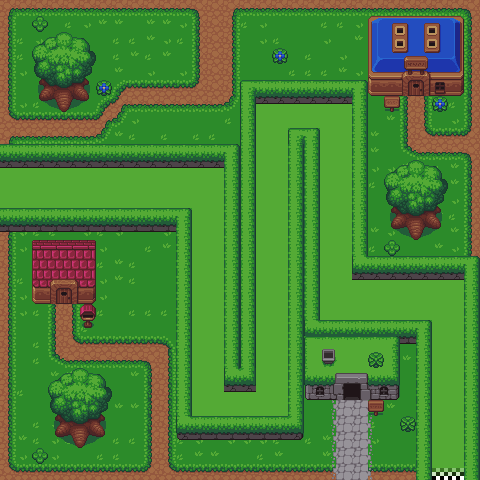

This is a level from a 2D game, rendered from its Tiled map with the project's own tilesets. A one-line summary and the map file follow, with tile-layer data summarised:
An orthogonal 30x30 tile map with 16x16 px tiles, 5 tile layers (ground, details, level, finish, ...) and 17 objects.

<map version="1.10" tiledversion="1.10.1" orientation="orthogonal" renderorder="right-down" width="30" height="30" tilewidth="16" tileheight="16" infinite="0" nextlayerid="13" nextobjectid="22">
 <editorsettings>
  <export target="Level3.lua" format="lua" />
 </editorsettings>
 <tileset firstgid="1" name="mainMenu" tilewidth="16" tileheight="16" tilecount="350" columns="25">
  <image source="../sprites/tiles.png" width="400" height="224" />
 </tileset>
 <layer id="1" name="ground" width="30" height="30">
  <data>[900 cells, 900 non-empty, 14 distinct tile ids]</data>
 </layer>
 <layer id="2" name="details" width="30" height="30">
  <data>[900 cells, 341 non-empty, 122 distinct tile ids]</data>
 </layer>
 <layer id="4" name="level" width="30" height="30">
  <data>[900 cells, 371 non-empty, 20 distinct tile ids]</data>
 </layer>
 <layer id="6" name="finish" width="30" height="30">
  <data>[900 cells, 2 non-empty, 1 distinct tile ids]</data>
 </layer>
 <layer id="12" name="Rutlager 5" width="30" height="30">
  <data>[900 cells, 154 non-empty, 1 distinct tile ids]</data>
 </layer>
 <objectgroup id="7" name="wallCollisions" visible="0">
  <object id="8" x="0" y="144" width="240" height="16" />
  <object id="9" x="224" y="160" width="32" height="224" />
  <object id="10" x="0" y="208" width="192" height="16" />
  <object id="11" x="176" y="224" width="16" height="208" />
  <object id="12" x="192" y="416" width="112" height="16" />
  <object id="13" x="288" y="128" width="16" height="288" />
  <object id="14" x="304" y="128" width="16" height="208" />
  <object id="15" x="320" y="320" width="112" height="16" />
  <object id="16" x="416" y="336" width="16" height="144" />
  <object id="17" x="464" y="256" width="16" height="224" />
  <object id="18" x="352" y="256" width="112" height="16" />
  <object id="19" x="352" y="80" width="16" height="176" />
  <object id="20" x="240" y="80" width="112" height="16" />
  <object id="21" x="240" y="96" width="16" height="64" />
 </objectgroup>
 <objectgroup id="8" name="finishLine" visible="0">
  <object id="6" x="432" y="480" width="32" height="16" />
 </objectgroup>
 <objectgroup id="9" name="goldCoin" visible="0">
  <object id="7" x="320" y="304" width="16" height="16" />
 </objectgroup>
 <objectgroup id="10" name="startPosition" visible="0">
  <properties>
   <property name="Direction" value="right" />
  </properties>
  <object id="5" x="0" y="176" width="16" height="16" />
 </objectgroup>
</map>